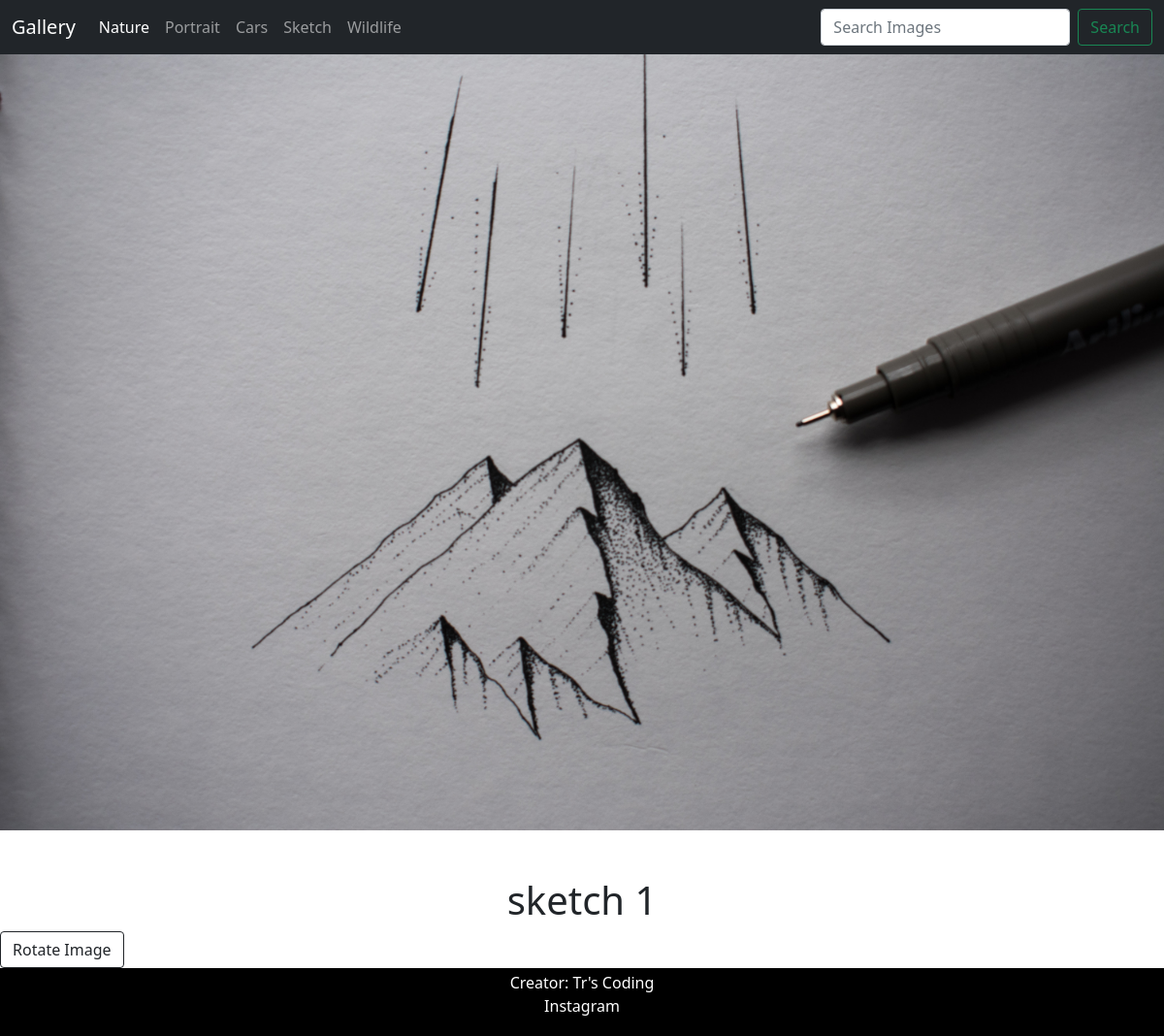
Screenshot of /sketchImages/1/ with the database file from the repository.
### Application/models.py (models this page shows, shortened)
class Sketch(models.Model):
	title = models.CharField(max_length = 100)
	images = models.ImageField(upload_to = 'Application/Sketch')
	description = models.TextField()

### Application/views.py (the view)
# urls.py: path('sketchImages/<int:imageId>/',views.sketchImages, name = 'sketchImages'),
def sketchImages(request, imageId):
	image = get_object_or_404(Sketch, pk = imageId)
	return render(request, 'Application/sketchImages.html', {'image': image})

### Application/templates/Application/sketchImages.html (shortened to what this page needs)
{% extends 'Application/basic.html' %}
	{% block content %}
	{% load static %}
	<img src="{{image.images.url}}" class="img-fluid" alt="{{image.title}}" id="img">
	<h1 class = "text-center mt-5">{{image.description|safe}}</h1>
	<button onClick="rotateImg()" class="btn btn-outline-dark ">Rotate Image</button>
	{% endblock %}

### rows the page displays
Sketch: images (picture), description "sketch 1"
